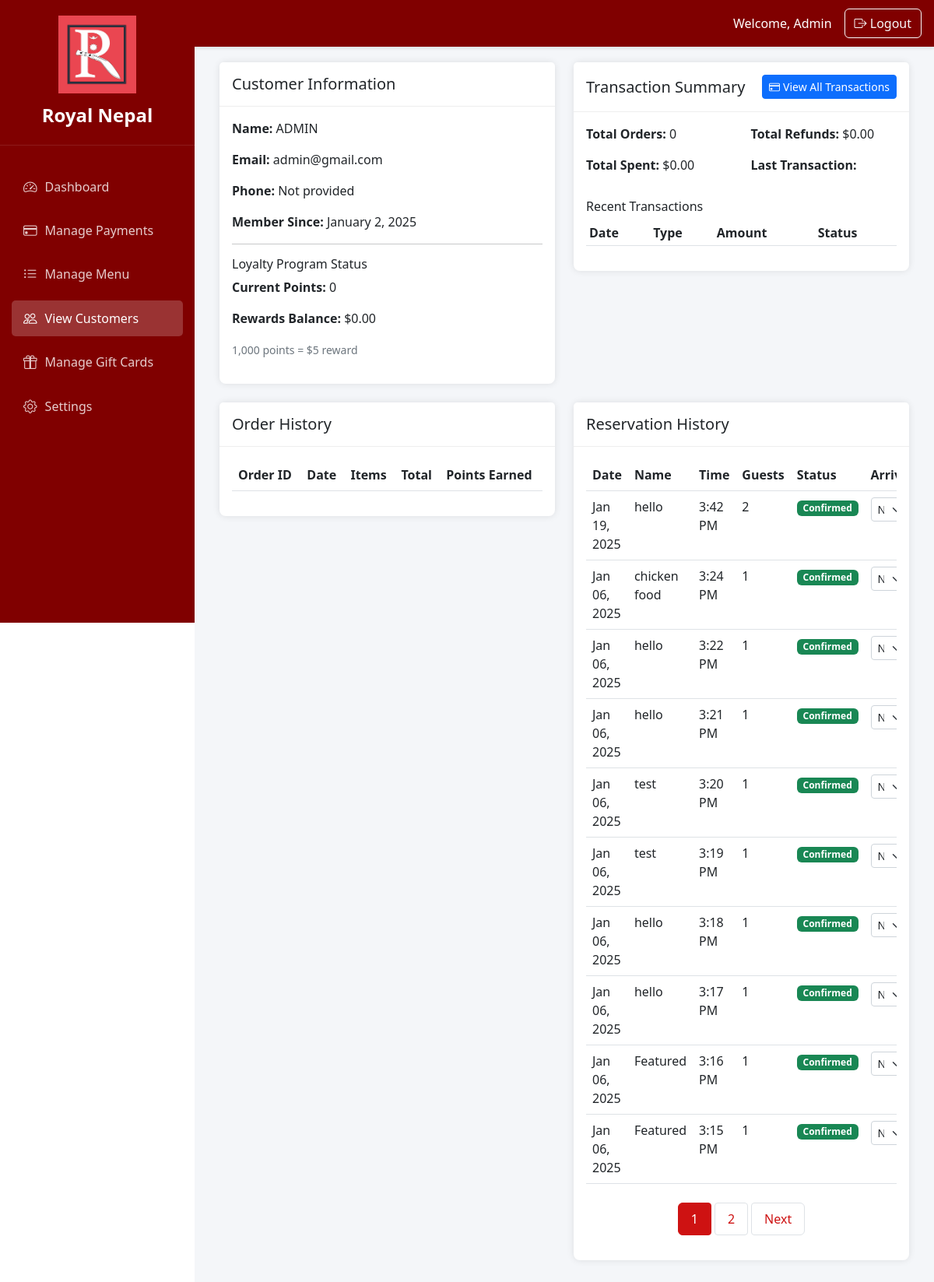
The page /restaurant-admin/customers/3 (signed in) on the database its author committed.
### accounts/models.py (models this page shows, shortened)
class UserProfile(models.Model):
    user = models.OneToOneField(User, on_delete=models.CASCADE, related_name='profile')
    phone_number = models.CharField(max_length=15, blank=True, null=True)
    birthday = models.DateField(blank=True, null=True)
    address = models.TextField(blank=True, null=True)
    loyalty_points = models.IntegerField(default=0)
    rewards_balance = models.DecimalField(max_digits=10, decimal_places=2, default=0.00)

### reservations/models.py (models this page shows, shortened)
class Reservation(models.Model):
    STATUS_CHOICES = [
        ('pending', 'Pending'),
        ('confirmed', 'Confirmed'),
        ('rejected', 'Rejected'),  # Added new status
        ('cancelled', 'Cancelled')
    ]
    ARRIVAL_STATUS_CHOICES = [
        ('not_arrived', 'Not yet Arrived'),
        ('seated', 'Seated'),
        ('no_show', 'No Show')
    ]
    user = models.ForeignKey(User, on_delete=models.CASCADE, related_name='reservations')
    name = models.CharField(max_length=100)
    email = models.EmailField()
    phone = models.CharField(max_length=20)
    date = models.DateField()
    time = models.TimeField()
    guests = models.PositiveIntegerField()
    special_request = models.TextField(blank=True)
    status = models.CharField(max_length=20, choices=STATUS_CHOICES, default='pending')
    arrival_status = models.CharField(
        max_length=20,
        choices=ARRIVAL_STATUS_CHOICES,
        default='not_arrived'
    )
    is_manual_entry = models.BooleanField(default=False)  # New field for staff-created reservations
    created_at = models.DateTimeField(auto_now_add=True)
    updated_at = models.DateTimeField(auto_now=True)
    class Meta:
        ordering = ['date', 'time']  # Changed to ascending order for dashboard display

### restaurant_admin/views.py (the view)
# urls.py: path('customers/<int:user_id>', views.customer_detail, name='customer_detail'),
@user_passes_test(is_staff_or_superuser)
def customer_detail(request, user_id):
    customer = get_object_or_404(UserProfile, user_id=user_id)
    rewards_stats = {
        'total_points_earned': Order.objects.filter(
            user_id=user_id,
            status='completed'
        ).aggregate(Sum('points_earned'))['points_earned__sum'] or 0,
        'current_points': customer.loyalty_points,
        'rewards_balance': customer.rewards_balance,
        'total_rewards_used': Order.objects.filter(
            user_id=user_id
        ).aggregate(Sum('rewards_used'))['rewards_used__sum'] or 0,
    }
    transactions = Transaction.objects.filter(user_id=user_id)
    stats = transactions.aggregate(
        total_spent=Sum(Case(
            When(transaction_type='order', then='amount'),
            default=0,
            output_field=models.DecimalField(max_digits=10, decimal_places=2)  # Use models.DecimalField
        )),
        total_refunds=Sum(Case(
            When(transaction_type='refund', then='amount'),
            default=0,
            output_field=models.DecimalField(max_digits=10, decimal_places=2)  # Use models.DecimalField
        ))
    )
    recent_transactions = transactions.order_by('-created_at')[:5]
    last_transaction = transactions.order_by('-created_at').first()
    orders_list = Order.objects.filter(user_id=user_id).prefetch_related('items__menu_item').order_by('-created_at')
    order_paginator = Paginator(orders_list, 10)
    order_page = request.GET.get('order_page')
    try:
        orders = order_paginator.page(order_page)
    except PageNotAnInteger:
        orders = order_paginator.page(1)
    except EmptyPage:
        orders = order_paginator.page(order_paginator.num_pages)
    reservations_list = Reservation.objects.filter(user_id=user_id).order_by('-date', '-time')
    res_paginator = Paginator(reservations_list, 10)
    res_page = request.GET.get('res_page')
    try:
        reservations = res_paginator.page(res_page)
    except PageNotAnInteger:
        reservations = res_paginator.page(1)
    except EmptyPage:
        reservations = res_paginator.page(res_paginator.num_pages)
    order_page_param = f'order_page={orders.number}' if orders else ''
    res_page_param = f'res_page={reservations.number}' if reservations else ''
    context = {
        'customer': customer,
        'total_orders': transactions.filter(transaction_type='order').count(),
        'total_spent': stats['total_spent'] or Decimal('0.00'),
        'total_refunds': abs(stats['total_refunds'] or Decimal('0.00')),
        'last_transaction_date': last_transaction.created_at if last_transaction else None,
        'recent_transactions': recent_transactions,
        'orders': orders,
        'reservations': reservations,
        'order_page_param': order_page_param,
        'res_page_param': res_page_param,
        'rewards_stats': rewards_stats,
    }
    return render(request, 'restaurant_admin/customer_detail.html', context)

### restaurant_admin/views.py (called while the page is built)
def is_staff_or_superuser(user):
    return user.is_staff or user.is_superuser

### restaurant_admin/templates/restaurant_admin/customer_detail.html (shortened to what this page needs)
{% extends 'restaurant_admin/base.html' %}
{% load humanize %}
{% block content %}
<div class="container-fluid">
    <div class="row mb-4">
        <div class="col-md-6">
            <div class="card">
                <div class="card-header">
                    <h5 class="mb-0">Customer Information</h5>
                </div>
                <div class="card-body">
                    <p><strong>Name:</strong> {{ customer.user.get_full_name|default:customer.user.username }}</p>
                    <p><strong>Email:</strong> {{ customer.user.email }}</p>
                    <p><strong>Phone:</strong> {{ customer.phone_number|default:"Not provided" }}</p>
                    <p><strong>Member Since:</strong> {{ customer.user.date_joined|date:"F j, Y" }}</p>
                    <hr>
                    <h6>Loyalty Program Status</h6>
                    <p><strong>Current Points:</strong> {{ customer.loyalty_points }}</p>
                    <p><strong>Rewards Balance:</strong> ${{ customer.rewards_balance }}</p>
                    <p><small class="text-muted">1,000 points = $5 reward</small></p>
                </div>
            </div>
        </div>
        <div class="col-md-6">
            <div class="card mb-4">
                <div class="card-header d-flex justify-content-between align-items-center">
                    <h5 class="mb-0">Transaction Summary</h5>
                    <a href="{% url 'restaurant_admin:customer_transactions' customer.user.id %}"
                       class="btn btn-primary btn-sm">
                        <i class="bi bi-credit-card me-1"></i>View All Transactions
                    </a>
                </div>
                <div class="card-body">
                    <div class="row">
                        <div class="col-md-6">
                            <p><strong>Total Orders:</strong> {{ total_orders }}</p>
                            <p><strong>Total Spent:</strong> ${{ total_spent|floatformat:2 }}</p>
                        </div>
                        <div class="col-md-6">
                            <p><strong>Total Refunds:</strong> ${{ total_refunds|floatformat:2 }}</p>
                            <p><strong>Last Transaction:</strong> {{ last_transaction_date|date:"M d, Y" }}</p>
                        </div>
                    </div>
                    <div class="mt-3">
                        <h6>Recent Transactions</h6>
                        <div class="table-responsive">
                            <table class="table table-sm">
                                <thead>
                                    <tr>
                                        <th>Date</th>
                                        <th>Type</th>
                                        <th>Amount</th>
                                        <th>Status</th>
                                    </tr>
                                </thead>
                            </table>
                        </div>
                    </div>
                </div>
            </div>
        </div>
    </div>
    <div class="row mb-4">
        <div class="col-md-6">
            <div class="card mb-4">
                <div class="card-header">
                    <h5 class="mb-0">Order History</h5>
                </div>
                <div class="card-body">
                    <div class="table-responsive">
                        <table class="table">
                            <thead>
                                <tr>
                                    <th>Order ID</th>
                                    <th>Date</th>
                                    <th>Items</th>
                                    <th>Total</th>
                                    <th>Points Earned</th>
                                </tr>
                            </thead>
                        </table>
                    </div>
                </div>
            </div>
        </div>
        <div class="col-md-6">
            <div class="card">
                <div class="card-header">
                    <h5 class="mb-0">Reservation History</h5>
                </div>
                <div class="card-body">
                    <div class="table-responsive">
                        <table class="table">
                            <thead>
                                <tr>
                                    <th>Date</th>
                                    <th>Name</th>
                                    <th>Time</th>
                                    <th>Guests</th>
                                    <th>Status</th>
                                    <th>Arrival</th>
                                </tr>
                            </thead>
                            <tbody>
                                {% for reservation in reservations %}
                                <tr>
                                    <td>{{ reservation.date|date:"M d, Y" }}</td>
                                    <td>{{ reservation.name }}</td>
                                    <td>{{ reservation.time|time:"g:i A" }}</td>
                                    <td>{{ reservation.guests }}</td>
                                    <td>
                                        <span class="badge {% if reservation.status == 'confirmed' %}bg-success
                                            {% elif reservation.status == 'pending' %}bg-warning
                                            {% else %}bg-danger{% endif %}">
                                            {{ reservation.get_status_display }}
                                        </span>
                                    </td>
                                    <td>
                                        {% if reservation.status == 'confirmed' %}
                                        <select class="form-select form-select-sm arrival-status-select"
                                                data-reservation-id="{{ reservation.id }}"
                                                {% if not show_all and reservation.arrival_status != 'not_arrived' %}disabled{% endif %}>
                                            <option value="not_arrived" {% if reservation.arrival_status == 'not_arrived' %}selected{% endif %}>
                                                Not yet Arrived
                                            </option>
                                        </select>
                                        {% endif %}
                                    </td>
                                </tr>
                                {% endfor %}
                            </tbody>
                        </table>
                    {% if reservations %}
                        {% include 'includes/pagination_style.html' with items=reservations page_param='res_page' extra_param=order_page_param %}
                    {% endif %}
                    </div>
                </div>
            </div>
        </div>
    </div>
</div>
{% endblock %}

### restaurant_admin/templates/restaurant_admin/base.html (style rules this page uses)
.card { border-radius: 8px; box-shadow: 0 0 10px rgba(0,0,0,0.1); border: none; }
.card-header { background-color: #fff; border-bottom: 1px solid #eee; padding: 1rem; }

### rows shown on the page
UserProfile: user.get_full_name "ADMIN", user.email "admin@gmail.com", phone_number "Not provided", user.date_joined "January 2, 2025", loyalty_points "0", rewards_balance "0.00"
Reservation: date "Jan 19, 2025", name "hello", time "3:42 PM", guests "2", status "Confirmed", arrival_status+id "Not yet Arrived"
Reservation: date "Jan 06, 2025", name "chicken food", time "3:24 PM", guests "1", status "Confirmed", arrival_status+id "Not yet Arrived"
Reservation: date "Jan 06, 2025", name "hello", time "3:22 PM", guests "1", status "Confirmed", arrival_status+id "Not yet Arrived"
Reservation: date "Jan 06, 2025", name "hello", time "3:21 PM", guests "1", status "Confirmed", arrival_status+id "Not yet Arrived"
Reservation: date "Jan 06, 2025", name "test", time "3:20 PM", guests "1", status "Confirmed", arrival_status+id "Not yet Arrived"
Reservation: date "Jan 06, 2025", name "test", time "3:19 PM", guests "1", status "Confirmed", arrival_status+id "Not yet Arrived"
Reservation: date "Jan 06, 2025", name "hello", time "3:18 PM", guests "1", status "Confirmed", arrival_status+id "Not yet Arrived"
Reservation: date "Jan 06, 2025", name "hello", time "3:17 PM", guests "1", status "Confirmed", arrival_status+id "Not yet Arrived"
Reservation: date "Jan 06, 2025", name "Featured", time "3:16 PM", guests "1", status "Confirmed", arrival_status+id "Not yet Arrived"
Reservation: date "Jan 06, 2025", name "Featured", time "3:15 PM", guests "1", status "Confirmed", arrival_status+id "Not yet Arrived"

### other values the page prints
{{ total_orders }} "0"
{{ total_spent|floatformat:2 }} "0.00"
{{ total_refunds|floatformat:2 }} "0.00"
{{ num }} "1"
{{ num }} "2"
